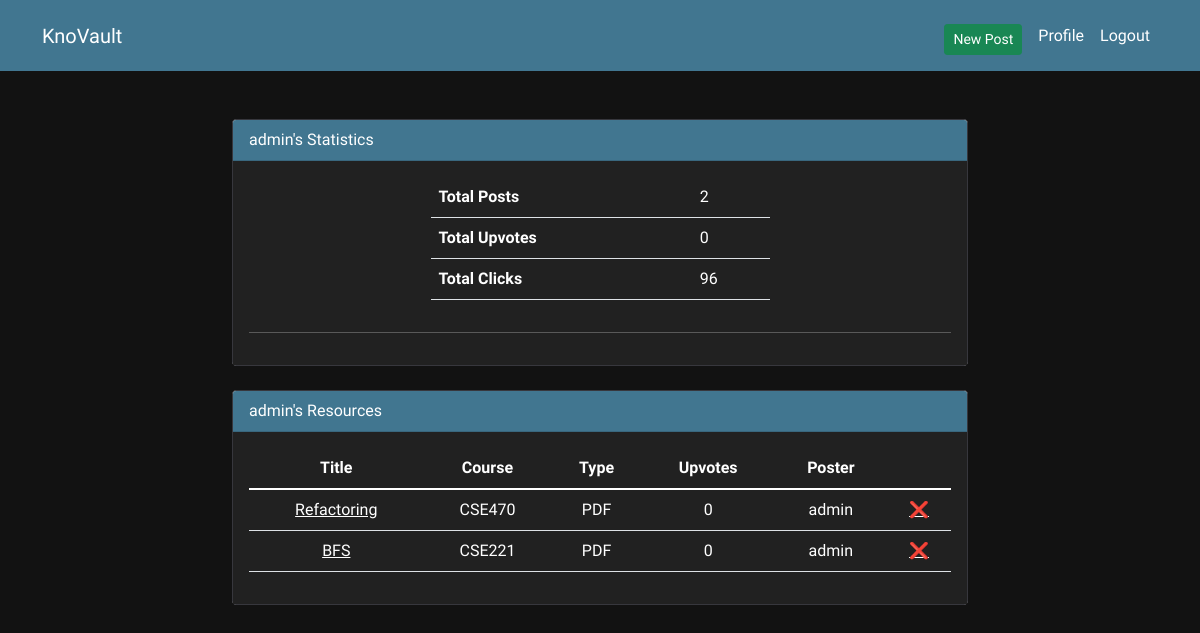
Before: /studyres/profile/ (signed in) with the older database file.
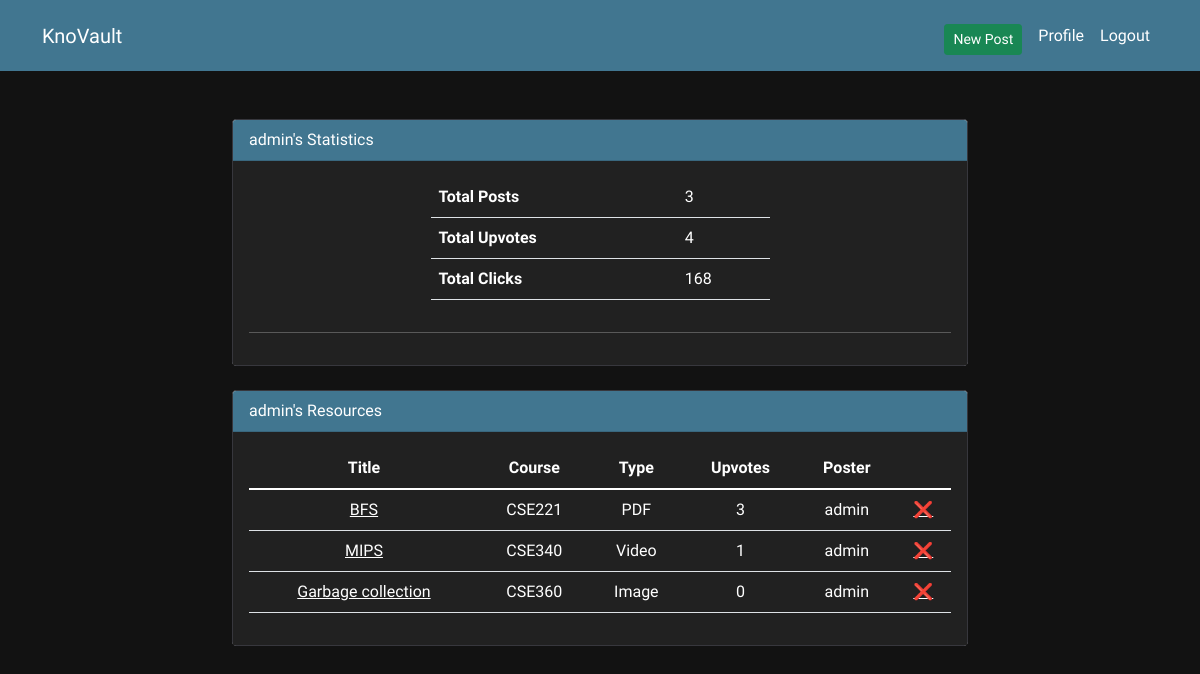
After: the same page with the newer database file.
### resources/models.py (models this page shows, shortened)
class Resource(models.Model):
    sl_no = models.AutoField(primary_key=True)
    user = models.ForeignKey(User, on_delete=models.CASCADE)
    title = models.CharField(max_length=255)
    course = models.CharField(max_length=6)
    semester = models.CharField(max_length=100, blank = True)
    type = models.CharField(max_length=20)
    date= models.DateField(default=timezone.now)
    url = models.URLField(unique=True)
    clicks = models.IntegerField(default=0)
    upvotes = models.IntegerField(default=0)

### resources/views.py (the view)
# urls.py: path('profile/', views.profile_view, name='profile'),
def profile_view(request):
    current_user = request.user
    id = current_user.id
    ownPosts = Resource.objects.filter(user_id = id)
    ownPosts = ownPosts.select_related('user')
    totPosts = ownPosts.count()
    agg = Resource.objects.aggregate(
    totalUpvotes=Sum("upvotes", default = 0),
    )
    totUpvotes = agg["totalUpvotes"]
    agg = Resource.objects.aggregate(
    totalClicks=Sum("clicks", default = 0),
    )
    totClicks = agg['totalClicks']
    return render(request, "resources/profile.html", {"totalUpvotes": totUpvotes, "totalPosts": totPosts, "totalClicks": totClicks, "all": ownPosts})

### resources/templates/resources/profile.html (shortened to what this page needs)
{% extends 'base.html' %}
{% load crispy_forms_tags %}
{% block content %}
<div class="row justify-content-center mt-4">
    <div class="col-md-8">
        <div class="card">
            <div class="card-header">
                {{ user}}'s Statistics
            </div>
            <div class="card-body">
                <div class="row justify-content-center">
                    <div class="col-6">
                        <table class="table">
                            <tr>
                                <td><b>Total Posts</b></td>
                                <td>{{totalPosts}}</td>
                            </tr>
                            <tr>
                                <td><b>Total Upvotes</b></td>
                                <td>{{totalUpvotes}}</td>
                            </tr>
                            <tr>
                                <td><b>Total Clicks</b></td>
                                <td>{{totalClicks}}</td>
                            </tr>
                        </table>
                    </div>
                </div>
                <hr>
            </div>
        </div>
        <div class="card mt-4">
            <div class="card-header">
                {{user}}'s Resources
            </div>
            <div class="card-body">
                <table class="table text-center">
                    <thead>
                        <tr>
                            <th>Title</th>
                            <th>Course</th>
                            <th>Type</th>
                            <th>Upvotes</th>
                            <th>Poster</th>
                            <th></th>
                        </tr>
                    </thead>
                    <tbody>
                        {% for i in all %}
                        <tr>
                            <td><a href="{% url 'resource' id=i.sl_no %}">{{i.title}} </a></td>
                            <td>{{i.course}}</td>
                            <td>{{i.type}}</td>
                            <td>{{i.upvotes}}</td>
                            <td>{{i.user}}</td>
                            <td><a href="{% url 'delete' id=i.sl_no %}">❌</a></td>
                        </tr>
                        {% endfor %}
                    </tbody>
                </table>
            </div>
        </div>
    </div>
</div>
{% endblock %}

Changed rows visible on the page:
removed Resource: title "Refactoring", course "CSE470", type "PDF", upvotes "0", user "admin"
changed Resource "BFS": upvotes "0" → "3"
added Resource: title "MIPS", course "CSE340", type "Video", upvotes "1", user "admin"
added Resource: title "Garbage collection", course "CSE360", type "Image", upvotes "0", user "admin"
Other visible differences:
{{ totalPosts }}: "2" → "3"
{{ totalUpvotes }}: "0" → "4"
{{ totalClicks }}: "96" → "168"
